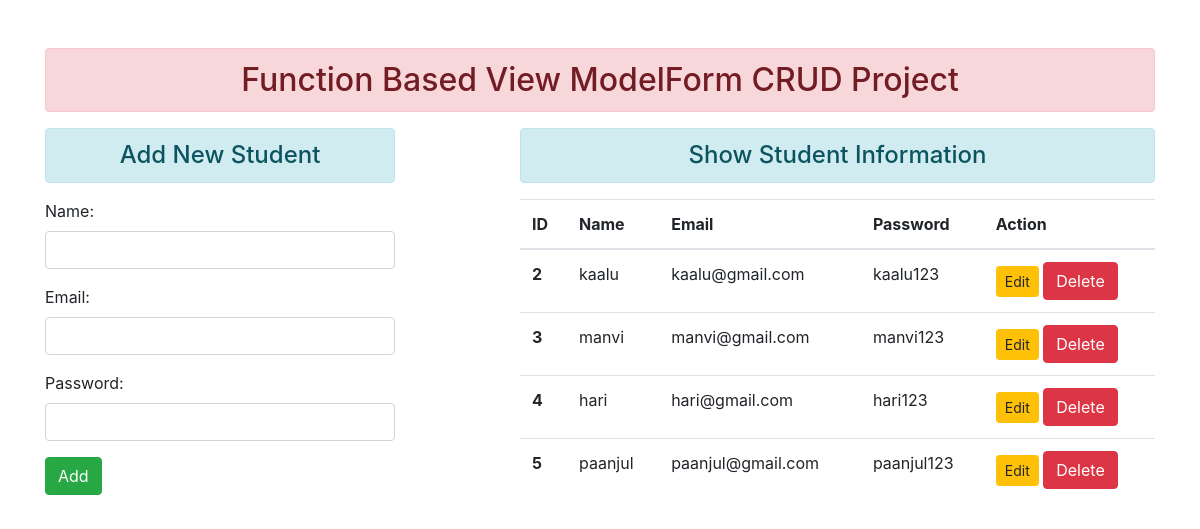
The page / on the database its author committed.
### enroll/models.py (models this page shows)
class User(models.Model):
    name = models.CharField(max_length = 70)
    email = models.EmailField(max_length = 100)
    password = models.CharField(max_length = 100)

### enroll/views.py (the view)
# urls.py: path('',views.add_show, name="addandshow"),
def add_show(request):
    if request.method == 'POST':
        fm = StudentRegistration(request.POST)
        if fm.is_valid():
            nm = fm.cleaned_data['name']
            em = fm.cleaned_data['email']
            pw = fm.cleaned_data['password']
            reg = User(name=nm, email=em, password=pw)
            reg.save()
            fm = StudentRegistration()
    else:
        fm = StudentRegistration()
    stud = User.objects.all()
    return render(request, 'enroll/addandshow.html', {'form':fm, 'stu':stud})

### enroll/forms.py
class StudentRegistration(forms.ModelForm):
    class Meta:
        model = User
        fields = ['name','email','password']
        widgets = {'name':forms.TextInput(attrs={'class':'form-control'}),
                'email':forms.EmailInput(attrs={'class':'form-control'}),
                'password':forms.PasswordInput(render_value=True,attrs={'class':'form-control'})}

### enroll/templates/enroll/addandshow.html (shortened to what this page needs)
{% extends 'enroll/base.html' %}
{% block content %}
<div class="row">
    <div class="col-sm-4">
        <h4 class="text-center alert alert-info">Add New Student</h4>
        <form action="" method="post">
            {{ form.as_p }}
            <input type="submit" class="btn btn-success" value="Add">
        </form>
    </div>
    <div class="col-sm-7 offset-1">
        <h4 class="text-center alert alert-info">Show Student Information</h4>
        {% if stu %}
        <table class="table table-hover">
            <thead>
                <tr>
                    <th scope="col">ID</th>
                    <th scope="col">Name</th>
                    <th scope="col">Email</th>
                    <th scope="col">Password</th>
                    <th scope="col">Action</th>
                </tr>
            </thead>
            <tbody>
                {% for st in stu %}
                <tr>
                    <th scope="row">{{st.id}}</th>
                    <td>{{st.name}}</td>
                    <td>{{st.email}}</td>
                    <td>{{st.password}}</td>
                    <td>
                        <a href="{% url 'updatedata' st.id %}" class="btn btn-warning btn-sm">Edit</a>
                        <form action="{% url 'delete' st.id %}" method="post" class="d-inline">
                            <input type="submit" class="btn btn-danger" value="Delete">
                        </form>
                    </td>
                </tr>
                {% endfor %}
            </tbody>
            {% else %}
            <h4 class="text-center alert alert-warning">No Records</h4>
            {% endif %}
        </table>
    </div>
</div>
{% endblock content %}

### enroll/templates/enroll/base.html (shortened to what this page needs)
<!DOCTYPE html>
<html lang="en">
<head>
    <link rel="stylesheet" href="https://stackpath.bootstrapcdn.com/bootstrap/4.4.1/css/bootstrap.min.css"
>
</head>
<body>
    <div class="container mt-5">
        <h2 class="text-center alert alert-danger">Function Based View ModelForm CRUD Project </h2>
        {% block content %}{% endblock content %}
    </div>
</body>
</html>

### rows shown on the page
User: id "2", name "kaalu", email "kaalu@gmail.com", password "kaalu123"
User: id "3", name "manvi", email "manvi@gmail.com", password "manvi123"
User: id "4", name "hari", email "hari@gmail.com", password "hari123"
User: id "5", name "paanjul", email "paanjul@gmail.com", password "paanjul123"
